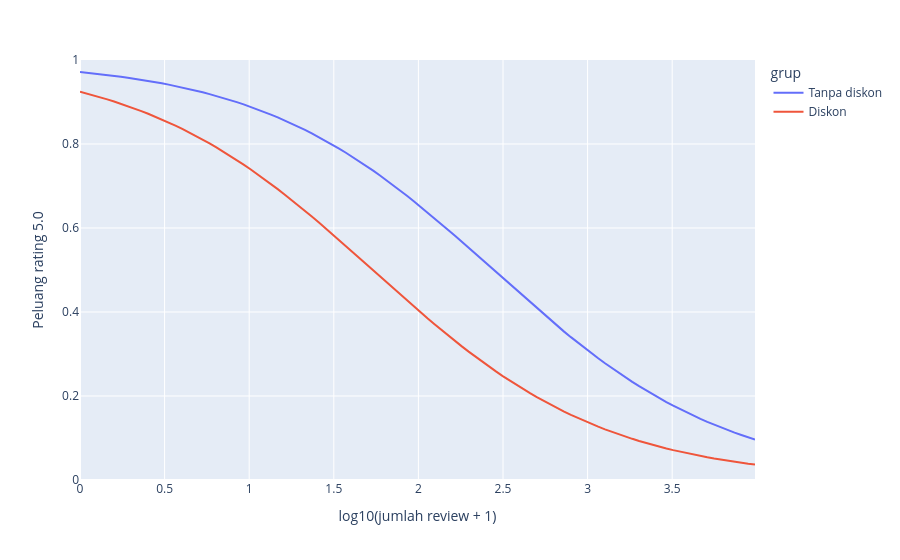

Notebook cell for this chart:
### Markdown cell above
## Logistic Regression

### Code cell
unique_df["is_5"] = (unique_df["rating_average"] == 5.0).astype(int)
unique_df["disc_pct10"] = unique_df["discount_percentage"].fillna(0)
unique_df["pricelist"] = unique_df["discounted_price"].fillna(unique_df["price"])
unique_df["log_pricelist"] = np.log10(unique_df["pricelist"]) ##biar enggak se skew itu
unique_df["log_sold"] = np.log10(unique_df["count_sold"] + 1)  ## +1 untuk avoid log(0)
sub = unique_df.dropna(subset=["count_sold"]).copy()
big = unique_df[unique_df["n_reviews"] >= 10]
m1 = smf.logit("is_5 ~ has_discount", data=unique_df).fit()
m2 = smf.logit("is_5 ~ has_discount + n_log_reviews", data=unique_df).fit()
m3 = smf.logit("is_5  ~ has_discount + n_log_reviews + log_pricelist", data=unique_df).fit()
m4 = smf.logit("is_5 ~ has_discount + n_log_reviews + log_pricelist", data=sub).fit()
m5 = smf.logit("is_5 ~ has_discount + n_log_reviews + log_pricelist + log_sold", data=sub).fit()
m6 = smf.logit("is_5 ~ has_discount + n_log_reviews + log_pricelist", data=big).fit()
print(unique_df.assign(kosong=unique_df["count_sold"].isna())
      .groupby("kosong")[["has_discount", "is_5", "n_reviews"]].mean())
for m in (m1, m2, m3, m4, m5, m6):
    print(m.nobs)
    print(m.summary().tables[1])
    print(np.exp(m.params).round(3))


import plotly.express as px

grid = np.linspace(0, unique_df["n_log_reviews"].max(), 100)
price_mid = unique_df["log_pricelist"].median()

new = pd.concat([
    pd.DataFrame({"has_discount": g, "n_log_reviews": grid, "log_pricelist": price_mid})
    for g in (0, 1)
])
new["p"] = m3.predict(new)
new["grup"] = new["has_discount"].map({0: "Tanpa diskon", 1: "Diskon"})

fig = px.line(new, x="n_log_reviews", y="p", color="grup",
              labels={"n_log_reviews": "log10(jumlah review + 1)", "p": "Peluang rating 5.0"})
fig.update_yaxes(range=[0, 1])
fig.show()

### Figure 1 — Plotly figure (JSON) as saved in the notebook; plotly's stock layout.template omitted (floating-point values rounded to 4 significant figures)
{"data": [{"hovertemplate": "grup=Tanpa diskon<br>log10(jumlah review + 1)=%{x}<br>Peluang rating 5.0=%{y}<extra></extra>", "legendgroup": "Tanpa diskon", "line": {"color": "#636efa", "dash": "solid"}, "marker": {"symbol": "circle"}, "mode": "lines", "name": "Tanpa diskon", "orientation": "v", "showlegend": true, "type": "scatter", "x": [0.0, 0.0403, 0.08059, 0.1209, 0.1612, 0.2015, 0.2418, 0.2821, 0.3224, 0.3627, 0.403, 0.4433, 0.4836, 0.5239, 0.5642, 0.6044, 0.6447, 0.685, 0.7253, 0.7656, 0.8059, 0.8462, 0.8865, 0.9268, 0.9671, 1.007, 1.048, 1.088, 1.128, 1.169, 1.209, 1.249, 1.289, 1.33, 1.37, 1.41, 1.451, 1.491, 1.531, 1.572, 1.612, 1.652, 1.692, 1.733, 1.773, 1.813, 1.854, 1.894, 1.934, 1.975, 2.015, 2.055, 2.095, 2.136, 2.176, 2.216, 2.257, 2.297, 2.337, 2.377, 2.418, 2.458, 2.498, 2.539, 2.579, 2.619, 2.66, 2.7, 2.74, 2.78, 2.821, 2.861, 2.901, 2.942, 2.982, 3.022, 3.063, 3.103, 3.143, 3.183, 3.224, 3.264, 3.304, 3.345, 3.385, 3.425, 3.466, 3.506, 3.546, 3.586, 3.627, 3.667, 3.707, 3.748, 3.788, 3.828, 3.868, 3.909, 3.949, 3.989], "xaxis": "x", "y": [0.9716, 0.97, 0.9682, 0.9664, 0.9645, 0.9624, 0.9602, 0.958, 0.9555, 0.953, 0.9503, 0.9475, 0.9445, 0.9414, 0.9381, 0.9346, 0.9309, 0.9271, 0.9231, 0.9188, 0.9144, 0.9097, 0.9048, 0.8996, 0.8943, 0.8886, 0.8827, 0.8766, 0.8701, 0.8634, 0.8563, 0.849, 0.8414, 0.8335, 0.8252, 0.8167, 0.8078, 0.7986, 0.789, 0.7791, 0.769, 0.7584, 0.7476, 0.7364, 0.725, 0.7132, 0.7011, 0.6888, 0.6761, 0.6632, 0.6501, 0.6367, 0.6231, 0.6094, 0.5954, 0.5813, 0.567, 0.5527, 0.5382, 0.5237, 0.5092, 0.4946, 0.48, 0.4655, 0.451, 0.4366, 0.4224, 0.4082, 0.3942, 0.3804, 0.3667, 0.3533, 0.3401, 0.3271, 0.3144, 0.302, 0.2899, 0.278, 0.2665, 0.2552, 0.2443, 0.2337, 0.2234, 0.2135, 0.2039, 0.1946, 0.1856, 0.1769, 0.1686, 0.1606, 0.1529, 0.1455, 0.1384, 0.1316, 0.1251, 0.1188, 0.1129, 0.1072, 0.1017, 0.0965], "yaxis": "y"}, {"hovertemplate": "grup=Diskon<br>log10(jumlah review + 1)=%{x}<br>Peluang rating 5.0=%{y}<extra></extra>", "legendgroup": "Diskon", "line": {"color": "#EF553B", "dash": "solid"}, "marker": {"symbol": "circle"}, "mode": "lines", "name": "Diskon", "orientation": "v", "showlegend": true, "type": "scatter", "x": [0.0, 0.0403, 0.08059, 0.1209, 0.1612, 0.2015, 0.2418, 0.2821, 0.3224, 0.3627, 0.403, 0.4433, 0.4836, 0.5239, 0.5642, 0.6044, 0.6447, 0.685, 0.7253, 0.7656, 0.8059, 0.8462, 0.8865, 0.9268, 0.9671, 1.007, 1.048, 1.088, 1.128, 1.169, 1.209, 1.249, 1.289, 1.33, 1.37, 1.41, 1.451, 1.491, 1.531, 1.572, 1.612, 1.652, 1.692, 1.733, 1.773, 1.813, 1.854, 1.894, 1.934, 1.975, 2.015, 2.055, 2.095, 2.136, 2.176, 2.216, 2.257, 2.297, 2.337, 2.377, 2.418, 2.458, 2.498, 2.539, 2.579, 2.619, 2.66, 2.7, 2.74, 2.78, 2.821, 2.861, 2.901, 2.942, 2.982, 3.022, 3.063, 3.103, 3.143, 3.183, 3.224, 3.264, 3.304, 3.345, 3.385, 3.425, 3.466, 3.506, 3.546, 3.586, 3.627, 3.667, 3.707, 3.748, 3.788, 3.828, 3.868, 3.909, 3.949, 3.989], "xaxis": "x", "y": [0.9243, 0.9201, 0.9157, 0.9111, 0.9063, 0.9012, 0.8959, 0.8903, 0.8845, 0.8784, 0.8721, 0.8654, 0.8585, 0.8512, 0.8437, 0.8359, 0.8277, 0.8192, 0.8104, 0.8013, 0.7919, 0.7821, 0.772, 0.7616, 0.7509, 0.7398, 0.7284, 0.7167, 0.7047, 0.6925, 0.6799, 0.6671, 0.654, 0.6407, 0.6272, 0.6135, 0.5996, 0.5855, 0.5713, 0.557, 0.5425, 0.528, 0.5135, 0.4989, 0.4843, 0.4698, 0.4553, 0.4409, 0.4266, 0.4124, 0.3983, 0.3845, 0.3708, 0.3573, 0.344, 0.331, 0.3182, 0.3057, 0.2935, 0.2815, 0.2699, 0.2585, 0.2475, 0.2368, 0.2265, 0.2164, 0.2067, 0.1973, 0.1882, 0.1795, 0.1711, 0.163, 0.1552, 0.1477, 0.1405, 0.1336, 0.127, 0.1207, 0.1146, 0.1088, 0.1033, 0.09803, 0.09299, 0.08819, 0.08362, 0.07926, 0.07511, 0.07116, 0.0674, 0.06383, 0.06043, 0.0572, 0.05414, 0.05123, 0.04847, 0.04585, 0.04337, 0.04101, 0.03878, 0.03667], "yaxis": "y"}], "layout": {"legend": {"title": {"text": "grup"}, "tracegroupgap": 0}, "margin": {"t": 60}, "xaxis": {"anchor": "y", "domain": [0, 1], "title": {"text": "log10(jumlah review + 1)"}}, "yaxis": {"anchor": "x", "domain": [0, 1], "range": [0, 1], "title": {"text": "Peluang rating 5.0"}}}}
